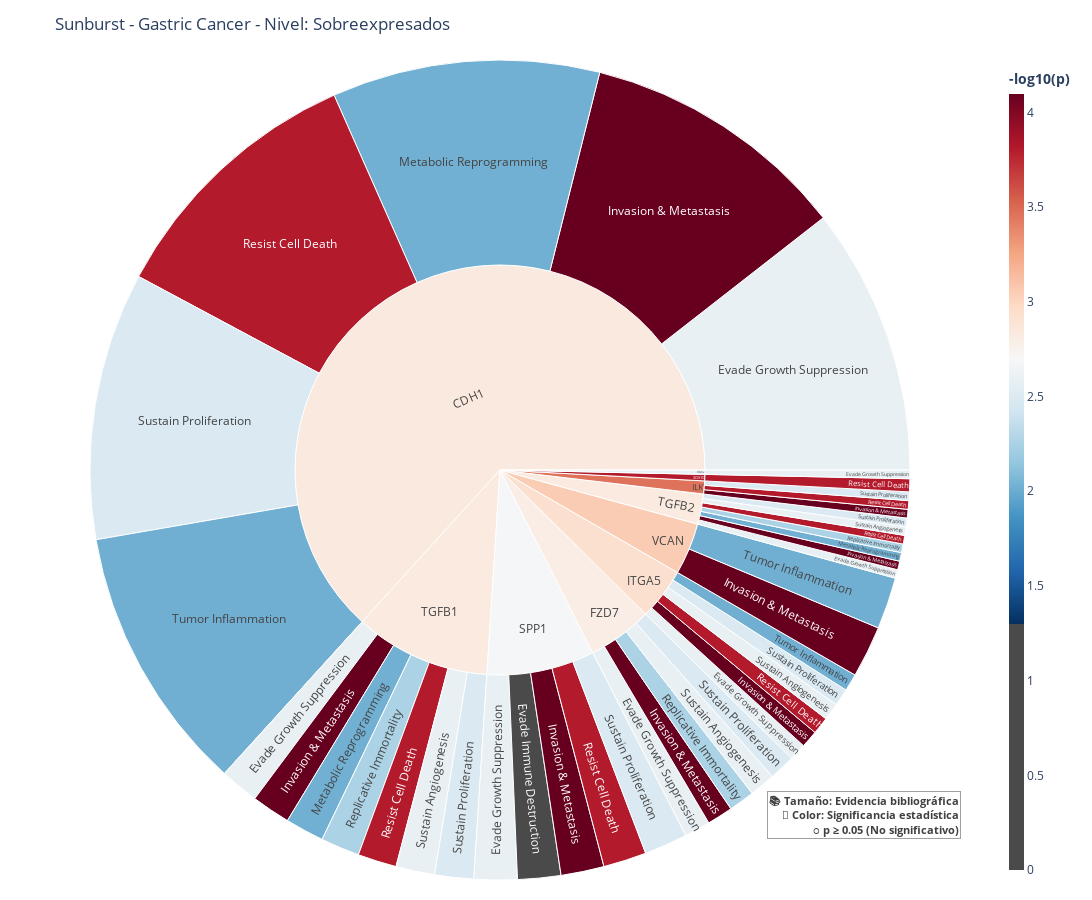

The cell this chart's notebook holds for it:
### Markdown cell above
### Gráfico de distribución de los hallmarks de las firmas por tipo de cáncer y grupo de expresión

### Code cell
import pandas as pd
import plotly.express as px
import numpy as np
from typing import List, Dict



def generar_sunburst_para_tipo_cancer(
    df_firmas_geneticas: pd.DataFrame,
    hallmarks: List[str] = [
        "EVADING_GROWTH_SUPPRESSORS",
        "EVADING_IMMUNE_DESTRUCTION",
        "GENOME_INSTABILITY",
        "REPLICATIVE_IMMORTALITY",
        "REPROGRAMMING_ENERGY_METABOLISM",
        "RESISTING_CELL_DEATH",
        "SUSTAINED_ANGIOGENESIS",
        "SUSTAINING_PROLIFERATIVE_SIGNALING",
        "TISSUE_INVASION_AND_METASTASIS",
        "TUMOR-PROMOTING_INFLAMMATION"
    ],
    fig_width: int = 1200,
    fig_height: int = 900,
    color_scale: str = 'RdBu_r'
) -> Dict[str, px.sunburst]:

    # Configuraciones
    NON_SIG_COLOR = '#4a4a4a'
    PVAL_THRESHOLD = 0.05
    LOG_THRESHOLD = -np.log10(PVAL_THRESHOLD)

    # Diccionario de alias
    hallmark_aliases = {
        "EVADING_GROWTH_SUPPRESSORS": "Evade Growth Suppression",
        "EVADING_IMMUNE_DESTRUCTION": "Evade Immune Destruction",
        "GENOME_INSTABILITY": "Genome Instability",
        "REPLICATIVE_IMMORTALITY": "Replicative Immortality",
        "REPROGRAMMING_ENERGY_METABOLISM": "Metabolic Reprogramming",
        "RESISTING_CELL_DEATH": "Resist Cell Death",
        "SUSTAINED_ANGIOGENESIS": "Sustain Angiogenesis",
        "SUSTAINING_PROLIFERATIVE_SIGNALING": "Sustain Proliferation",
        "TISSUE_INVASION_AND_METASTASIS": "Invasion & Metastasis",
        "TUMOR-PROMOTING_INFLAMMATION": "Tumor Inflammation"
    }

    # Procesamiento de datos
    registros = []
    for _, row in df_firmas_geneticas.iterrows():
        cancer = row.get("cancer_type")
        nivel = row.get("nivel_expresion")
        genes_firma = row.get("genes", [])
        counts_firma = row.get("conteo_articulos_por_gene", [])

        # Solo procesar el tipo de cáncer especificado
        if cancer != tipo_cancer:
            continue

        if not (isinstance(genes_firma, list) and isinstance(counts_firma, list) and len(genes_firma) == len(counts_firma)):
            continue

        gene_to_count = dict(zip(genes_firma, counts_firma))

        for gene in genes_firma:
            articles_gene = gene_to_count.get(gene, 0)

            for hallmark in hallmarks:
                col_genes = f"hallmark_{hallmark}_genes"
                col_pvalue = f"hallmark_{hallmark}_pvalue"

                if col_genes in row and col_pvalue in row:
                    genes_hallmark = row[col_genes] if isinstance(row[col_genes], list) else []
                    pvalue = row[col_pvalue]

                    if gene in genes_hallmark:
                        registros.append({
                            "cancer_type": cancer,
                            "nivel_expresion": nivel,
                            "gene": gene,
                            "hallmark": hallmark_aliases.get(hallmark, hallmark),
                            "articles": articles_gene,
                            "pvalue": pvalue
                        })

    if not registros:
        raise ValueError(f"No se encontraron registros válidos para {tipo_cancer}.")

    df_plano = pd.DataFrame(registros)
    df_plano["log_pvalue"] = -np.log10(df_plano["pvalue"].replace(0, 1e-300))

    # Funciones auxiliares
    def create_custom_colorscale(max_log_p: float) -> list:
        """Crea la escala de color personalizada"""
        if max_log_p <= LOG_THRESHOLD:
            return [[0, NON_SIG_COLOR], [1, NON_SIG_COLOR]]

        threshold_pos = LOG_THRESHOLD / max_log_p
        RdBu_r_colors = px.colors.diverging.RdBu_r

        return [
            [0, NON_SIG_COLOR],
            [threshold_pos, NON_SIG_COLOR],
            [threshold_pos, RdBu_r_colors[0]],
            *[[threshold_pos + (i/(len(RdBu_r_colors)-1)*(1-threshold_pos)), color]
              for i, color in enumerate(RdBu_r_colors)],
            [1, RdBu_r_colors[-1]]
        ]

    def add_custom_annotations(fig):
        """Añade las anotaciones al gráfico"""
        fig.add_annotation(
            x=0.98, y=0.05,
            xref="paper", yref="paper",
            text=(
                "<b>📚 Tamaño: Evidencia bibliográfica<br>"
                "🎨 Color: Significancia estadística<br>"
                "⚪ p ≥ 0.05 (No significativo)</b>"
            ),
            showarrow=False,
            font=dict(size=11, color="#404040"),
            align="right",
            bordercolor="#a0a0a0",
            borderwidth=1,
            bgcolor="#ffffff"
        )

    # Generación de gráficos
    figuras_por_nivel = {}
    for nivel in df_plano["nivel_expresion"].unique():
        df_nivel = df_plano[df_plano["nivel_expresion"] == nivel].copy()

        max_log_p = df_nivel["log_pvalue"].max()
        color_scale_custom = create_custom_colorscale(max_log_p)

        fig = px.sunburst(
            df_nivel,
            path=['gene', 'hallmark'],  # Eliminamos cancer_type ya que solo hay uno
            values='articles',
            color='log_pvalue',
            color_continuous_scale=color_scale_custom,
            range_color=[0, max_log_p],
            title=f"Sunburst - {tipo_cancer} - Nivel: {nivel}",
            hover_data={'pvalue': True, 'log_pvalue': True}
        )

        add_custom_annotations(fig)

        fig.update_layout(
            width=fig_width,
            height=fig_height,
            margin=dict(t=60, b=20, l=20, r=20),
            coloraxis_colorbar=dict(
                title="<b>-log10(p)</b>",
                thickness=15,
                yanchor="middle",
                y=0.5
            )
        )

        figuras_por_nivel[nivel] = fig

    return figuras_por_nivel

# Ejecución
figs_por_nivel = generar_sunburst_para_tipo_cancer(df_firmas_geneticas)
for nivel, fig in figs_por_nivel.items():
    guardar_grafico(fig, f"sunburst_{tipo_cancer.lower().replace(' ', '_')}_nivel_{nivel}.png")
    fig.show()

### Figure 1 — Plotly figure (JSON) as saved in the notebook; plotly's stock layout.template omitted (floating-point values rounded to 4 significant figures)
{"data": [{"branchvalues": "total", "customdata": [[0.002587, 2.587], [0.002587, 2.587], [0.002587, 2.587], [0.002587, 2.587], [0.002587, 2.587], [0.002587, 2.587], [0.002587, 2.587], [0.3622, 0.4411], [7.999e-05, 4.097], [7.999e-05, 4.097], [7.999e-05, 4.097], [7.999e-05, 4.097], [7.999e-05, 4.097], [7.999e-05, 4.097], [7.999e-05, 4.097], [7.999e-05, 4.097], [0.009517, 2.022], [0.009517, 2.022], [0.009517, 2.022], [0.005613, 2.251], [0.005613, 2.251], [0.005613, 2.251], [0.0001551, 3.809], [0.0001551, 3.809], [0.0001551, 3.809], [0.0001551, 3.809], [0.0001551, 3.809], [0.0001551, 3.809], [0.0001551, 3.809], [0.002587, 2.587], [0.002587, 2.587], [0.002587, 2.587], [0.002587, 2.587], [0.003293, 2.482], [0.003293, 2.482], [0.003293, 2.482], [0.003293, 2.482], [0.003293, 2.482], [0.003293, 2.482], [0.003293, 2.482], [0.009595, 2.018], [0.009595, 2.018], [0.009595, 2.018], ["(?)", 2.836], ["(?)", 2.801], ["(?)", 3.463], ["(?)", 2.93], [0.002587, 2.587], [0.0001551, 3.809], ["(?)", 2.683], ["(?)", 2.834], ["(?)", 2.834], ["(?)", 3.057]], "domain": {"x": [0, 1], "y": [0, 1]}, "hovertemplate": "labels=%{label}<br>articles=%{value}<br>parent=%{parent}<br>id=%{id}<br>pvalue=%{customdata[0]}<br>log_pvalue=%{color}<extra></extra>", "ids": ["CDH1/Evade Growth Suppression", "FZD7/Evade Growth Suppression", "ITGA5/Evade Growth Suppression", "RGS2/Evade Growth Suppression", "SPP1/Evade Growth Suppression", "TGFB1/Evade Growth Suppression", "TGFB2/Evade Growth Suppression", "SPP1/Evade Immune Destruction", "CDH1/Invasion & Metastasis", "FZD7/Invasion & Metastasis", "ILK/Invasion & Metastasis", "ITGA5/Invasion & Metastasis", "SPP1/Invasion & Metastasis", "TGFB1/Invasion & Metastasis", "TGFB2/Invasion & Metastasis", "VCAN/Invasion & Metastasis", "CDH1/Metabolic Reprogramming", "TGFB1/Metabolic Reprogramming", "TGFB2/Metabolic Reprogramming", "FZD7/Replicative Immortality", "TGFB1/Replicative Immortality", "TGFB2/Replicative Immortality", "CDH1/Resist Cell Death", "ILK/Resist Cell Death", "ITGA5/Resist Cell Death", "SOX10/Resist Cell Death", "SPP1/Resist Cell Death", "TGFB1/Resist Cell Death", "TGFB2/Resist Cell Death", "FZD7/Sustain Angiogenesis", "ITGA5/Sustain Angiogenesis", "TGFB1/Sustain Angiogenesis", "TGFB2/Sustain Angiogenesis", "CDH1/Sustain Proliferation", "FZD7/Sustain Proliferation", "ILK/Sustain Proliferation", "ITGA5/Sustain Proliferation", "SPP1/Sustain Proliferation", "TGFB1/Sustain Proliferation", "TGFB2/Sustain Proliferation", "CDH1/Tumor Inflammation", "ITGA5/Tumor Inflammation", "VCAN/Tumor Inflammation", "CDH1", "FZD7", "ILK", "ITGA5", "RGS2", "SOX10", "SPP1", "TGFB1", "TGFB2", "VCAN"], "labels": ["Evade Growth Suppression", "Evade Growth Suppression", "Evade Growth Suppression", "Evade Growth Suppression", "Evade Growth Suppression", "Evade Growth Suppression", "Evade Growth Suppression", "Evade Immune Destruction", "Invasion & Metastasis", "Invasion & Metastasis", "Invasion & Metastasis", "Invasion & Metastasis", "Invasion & Metastasis", "Invasion & Metastasis", "Invasion & Metastasis", "Invasion & Metastasis", "Metabolic Reprogramming", "Metabolic Reprogramming", "Metabolic Reprogramming", "Replicative Immortality", "Replicative Immortality", "Replicative Immortality", "Resist Cell Death", "Resist Cell Death", "Resist Cell Death", "Resist Cell Death", "Resist Cell Death", "Resist Cell Death", "Resist Cell Death", "Sustain Angiogenesis", "Sustain Angiogenesis", "Sustain Angiogenesis", "Sustain Angiogenesis", "Sustain Proliferation", "Sustain Proliferation", "Sustain Proliferation", "Sustain Proliferation", "Sustain Proliferation", "Sustain Proliferation", "Sustain Proliferation", "Tumor Inflammation", "Tumor Inflammation", "Tumor Inflammation", "CDH1", "FZD7", "ILK", "ITGA5", "RGS2", "SOX10", "SPP1", "TGFB1", "TGFB2", "VCAN"], "marker": {"coloraxis": "coloraxis", "colors": [2.587, 2.587, 2.587, 2.587, 2.587, 2.587, 2.587, 0.4411, 4.097, 4.097, 4.097, 4.097, 4.097, 4.097, 4.097, 4.097, 2.022, 2.022, 2.022, 2.251, 2.251, 2.251, 3.809, 3.809, 3.809, 3.809, 3.809, 3.809, 3.809, 2.587, 2.587, 2.587, 2.587, 2.482, 2.482, 2.482, 2.482, 2.482, 2.482, 2.482, 2.018, 2.018, 2.018, 2.836, 2.801, 3.463, 2.93, 2.587, 3.809, 2.683, 2.834, 2.834, 3.057]}, "name": "", "parents": ["CDH1", "FZD7", "ITGA5", "RGS2", "SPP1", "TGFB1", "TGFB2", "SPP1", "CDH1", "FZD7", "ILK", "ITGA5", "SPP1", "TGFB1", "TGFB2", "VCAN", "CDH1", "TGFB1", "TGFB2", "FZD7", "TGFB1", "TGFB2", "CDH1", "ILK", "ITGA5", "SOX10", "SPP1", "TGFB1", "TGFB2", "FZD7", "ITGA5", "TGFB1", "TGFB2", "CDH1", "FZD7", "ILK", "ITGA5", "SPP1", "TGFB1", "TGFB2", "CDH1", "ITGA5", "VCAN", "", "", "", "", "", "", "", "", "", ""], "type": "sunburst", "values": [62, 6, 4, 2, 10, 9, 2, 10, 62, 6, 2, 4, 10, 9, 2, 12, 62, 9, 2, 6, 9, 2, 62, 2, 4, 3, 10, 9, 2, 6, 4, 9, 2, 62, 6, 2, 4, 10, 9, 2, 62, 4, 12, 372, 30, 6, 24, 2, 3, 50, 63, 14, 24]}], "layout": {"annotations": [{"align": "right", "bgcolor": "#ffffff", "bordercolor": "#a0a0a0", "borderwidth": 1, "font": {"color": "#404040", "size": 11}, "showarrow": false, "text": "<b>📚 Tamaño: Evidencia bibliográfica<br>🎨 Color: Significancia estadística<br>⚪ p ≥ 0.05 (No significativo)</b>", "x": 0.98, "xref": "paper", "y": 0.05, "yref": "paper"}], "coloraxis": {"cmax": 4.097, "cmin": 0, "colorbar": {"thickness": 15, "title": {"text": "<b>-log10(p)</b>"}, "y": 0.5, "yanchor": "middle"}, "colorscale": [[0, "#4a4a4a"], [0.3176, "#4a4a4a"], [0.3176, "rgb(5,48,97)"], [0.3176, "rgb(5,48,97)"], [0.3858, "rgb(33,102,172)"], [0.454, "rgb(67,147,195)"], [0.5223, "rgb(146,197,222)"], [0.5905, "rgb(209,229,240)"], [0.6588, "rgb(247,247,247)"], [0.727, "rgb(253,219,199)"], [0.7953, "rgb(244,165,130)"], [0.8635, "rgb(214,96,77)"], [0.9318, "rgb(178,24,43)"], [1, "rgb(103,0,31)"], [1, "rgb(103,0,31)"]]}, "height": 900, "legend": {"tracegroupgap": 0}, "margin": {"b": 20, "l": 20, "r": 20, "t": 60}, "title": {"text": "Sunburst - Gastric Cancer - Nivel: Sobreexpresados"}, "width": 1200}}
